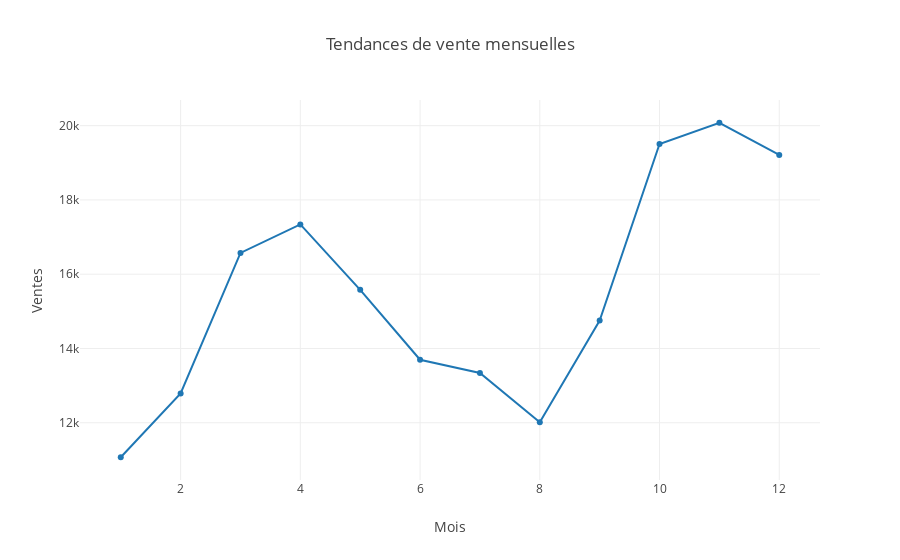

Notebook cell for this chart:
### Code cell
// Afficher le graphique
plot(Seq(lineChart), layout)

### Figure 1 — Plotly figure (JSON) as saved in the notebook; plotly's stock layout.template omitted (floating-point values rounded to 4 significant figures)
{"data": [{"type": "scatter", "x": ["1", "2", "3", "4", "5", "6", "7", "8", "9", "10", "11", "12"], "y": [11071, 12788, 16573, 17341, 15578, 13697, 13341, 12012, 14753, 19506, 20078, 19212]}], "layout": {"title": "Tendances de vente mensuelles", "xaxis": {"title": "Mois"}, "yaxis": {"title": "Ventes"}}}
